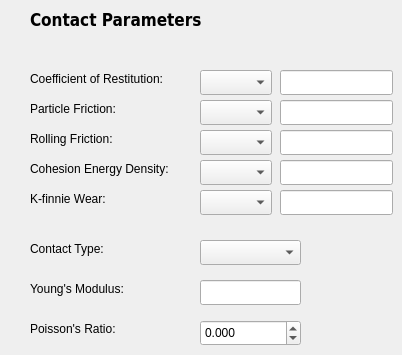
      <widget class="QWidget" name="page_5">
       <widget class="QLabel" name="label_21">
        <property name="geometry">
         <rect>
          <x>30</x>
          <y>10</y>
          <width>181</width>
          <height>21</height>
         </rect>
        </property>
        <property name="font">
         <font>
          <family>DejaVu Sans Condensed</family>
          <pointsize>13</pointsize>
          <weight>75</weight>
          <bold>true</bold>
         </font>
        </property>
        <property name="text">
         <string>Contact Parameters</string>
        </property>
        <property name="textFormat">
         <enum>Qt::RichText</enum>
        </property>
       </widget>
       <widget class="QLabel" name="label_74">
        <property name="geometry">
         <rect>
          <x>30</x>
          <y>70</y>
          <width>161</width>
          <height>17</height>
         </rect>
        </property>
        <property name="text">
         <string>Coefficient of Restitution:</string>
        </property>
       </widget>
       <widget class="QLabel" name="label_75">
        <property name="geometry">
         <rect>
          <x>30</x>
          <y>100</y>
          <width>161</width>
          <height>17</height>
         </rect>
        </property>
        <property name="text">
         <string>Particle Friction:</string>
        </property>
       </widget>
       <widget class="QLabel" name="label_76">
        <property name="geometry">
         <rect>
          <x>30</x>
          <y>130</y>
          <width>161</width>
          <height>17</height>
         </rect>
        </property>
        <property name="text">
         <string>Rolling Friction:</string>
        </property>
       </widget>
       <widget class="QLabel" name="label_77">
        <property name="geometry">
         <rect>
          <x>30</x>
          <y>160</y>
          <width>161</width>
          <height>17</height>
         </rect>
        </property>
        <property name="text">
         <string>Cohesion Energy Density:</string>
        </property>
       </widget>
       <widget class="QLabel" name="label_78">
        <property name="geometry">
         <rect>
          <x>30</x>
          <y>190</y>
          <width>161</width>
          <height>17</height>
         </rect>
        </property>
        <property name="text">
         <string>K-finnie Wear:</string>
        </property>
       </widget>
       <widget class="QLineEdit" name="line_cor">
        <property name="geometry">
         <rect>
          <x>280</x>
          <y>70</y>
          <width>113</width>
          <height>25</height>
         </rect>
        </property>
       </widget>
       <widget class="QLineEdit" name="line_particlefriction">
        <property name="geometry">
         <rect>
          <x>280</x>
          <y>100</y>
          <width>113</width>
          <height>25</height>
         </rect>
        </property>
       </widget>
       <widget class="QLineEdit" name="line_rollingfriction">
        <property name="geometry">
         <rect>
          <x>280</x>
          <y>130</y>
          <width>113</width>
          <height>25</height>
         </rect>
        </property>
       </widget>
       <widget class="QLineEdit" name="line_ced">
        <property name="geometry">
         <rect>
          <x>280</x>
          <y>160</y>
          <width>113</width>
          <height>25</height>
         </rect>
        </property>
       </widget>
       <widget class="QLineEdit" name="line_kwear">
        <property name="geometry">
         <rect>
          <x>280</x>
          <y>190</y>
          <width>113</width>
          <height>25</height>
         </rect>
        </property>
       </widget>
       <widget class="QComboBox" name="combo_cor">
        <property name="geometry">
         <rect>
          <x>200</x>
          <y>70</y>
          <width>72</width>
          <height>25</height>
         </rect>
        </property>
       </widget>
       <widget class="QComboBox" name="combo_particlefriction">
        <property name="geometry">
         <rect>
          <x>200</x>
          <y>100</y>
          <width>72</width>
          <height>25</height>
         </rect>
        </property>
       </widget>
       <widget class="QComboBox" name="combo_rollingfriction">
        <property name="geometry">
         <rect>
          <x>200</x>
          <y>130</y>
          <width>72</width>
          <height>25</height>
         </rect>
        </property>
       </widget>
       <widget class="QComboBox" name="combo_ced">
        <property name="geometry">
         <rect>
          <x>200</x>
          <y>160</y>
          <width>72</width>
          <height>25</height>
         </rect>
        </property>
       </widget>
       <widget class="QComboBox" name="combo_kwear">
        <property name="geometry">
         <rect>
          <x>200</x>
          <y>190</y>
          <width>72</width>
          <height>25</height>
         </rect>
        </property>
       </widget>
       <widget class="QLabel" name="label_66">
        <property name="geometry">
         <rect>
          <x>30</x>
          <y>240</y>
          <width>151</width>
          <height>17</height>
         </rect>
        </property>
        <property name="text">
         <string>Contact Type:</string>
        </property>
       </widget>
       <widget class="QDoubleSpinBox" name="spnbox_poissonsratio">
        <property name="geometry">
         <rect>
          <x>200</x>
          <y>320</y>
          <width>101</width>
          <height>26</height>
         </rect>
        </property>
        <property name="decimals">
         <number>3</number>
        </property>
        <property name="minimum">
         <double>-99999999999999.000000000000000</double>
        </property>
        <property name="maximum">
         <double>99999999999999.000000000000000</double>
        </property>
        <property name="singleStep">
         <double>0.100000000000000</double>
        </property>
       </widget>
       <widget class="QLabel" name="label_68">
        <property name="geometry">
         <rect>
          <x>30</x>
          <y>320</y>
          <width>101</width>
          <height>17</height>
         </rect>
        </property>
        <property name="text">
         <string>Poisson's Ratio:</string>
        </property>
       </widget>
       <widget class="QLineEdit" name="line_youngsmodulus">
        <property name="geometry">
         <rect>
          <x>200</x>
          <y>280</y>
          <width>101</width>
          <height>25</height>
         </rect>
        </property>
       </widget>
       <widget class="QLabel" name="label_67">
        <property name="geometry">
         <rect>
          <x>30</x>
          <y>280</y>
          <width>111</width>
          <height>17</height>
         </rect>
        </property>
        <property name="text">
         <string>Young's Modulus:</string>
        </property>
       </widget>
       <widget class="QComboBox" name="combo_conty">
        <property name="geometry">
         <rect>
          <x>200</x>
          <y>240</y>
          <width>101</width>
          <height>25</height>
         </rect>
        </property>
       </widget>
      </widget>
